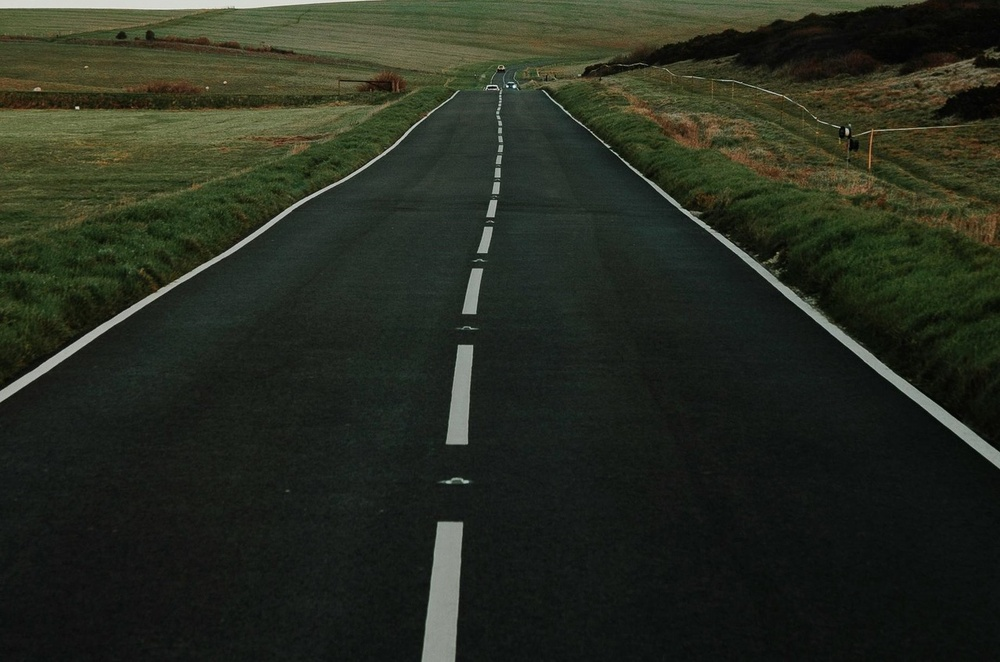
#> input picture images/test-6.jpg, 1000 x 662 px, shrunk from 1279 x 847 before the run, found by its file name
$ python test6.py
#> lines starting #> are read from the running program, lines starting #| are printed output that depends on the picture
#> further down, image is the input picture: shape (662, 1000, 3); mean B, G, R 32.4, 43.9, 39.2
import cv2
import numpy as np
# import matplotlib.pyplot as plt

def canny(image):
  grey = cv2.cvtColor(image, cv2.COLOR_RGB2GRAY)
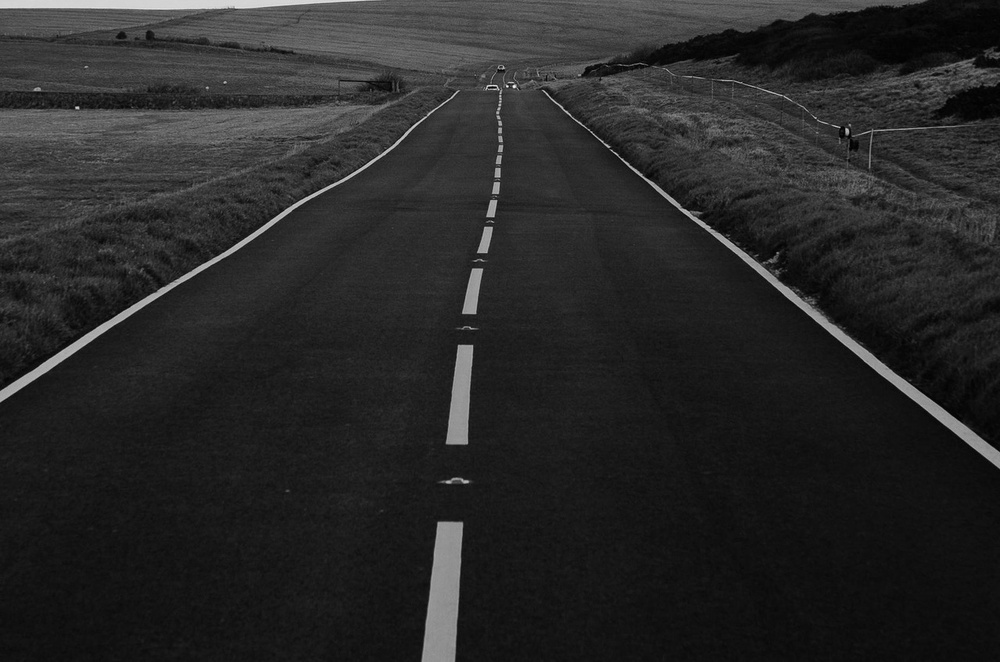
#> grey: shape (662, 1000); min 0, max 254, mean 39.8
  blur = cv2.GaussianBlur(grey, (5, 5), 0)
  canny = cv2.Canny(blur, 50, 150)
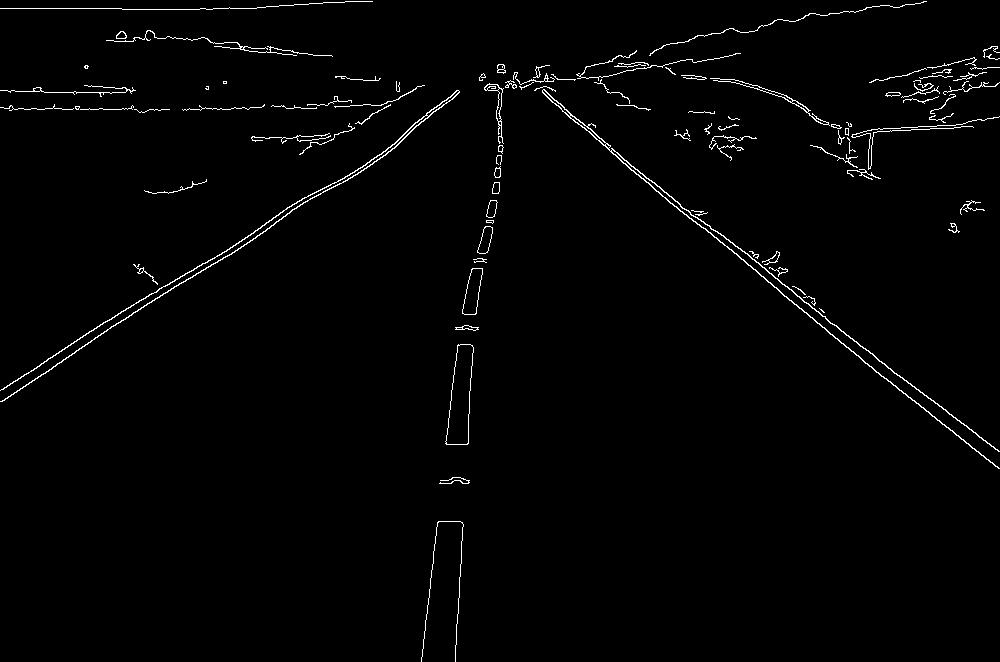
#> canny: shape (662, 1000); 1.5% white in thin lines or dots
  return canny


#image = cv2.imread('./images/test-1.jpg')

# My Image

image = cv2.imread('./images/test-6.jpg')

lane_image = np.copy(image)
canny = canny(lane_image)

cv2.imshow('result', canny)
cv2.waitKey(0)

$ run again, with images/test-1.jpg copied over images/test-6.jpg
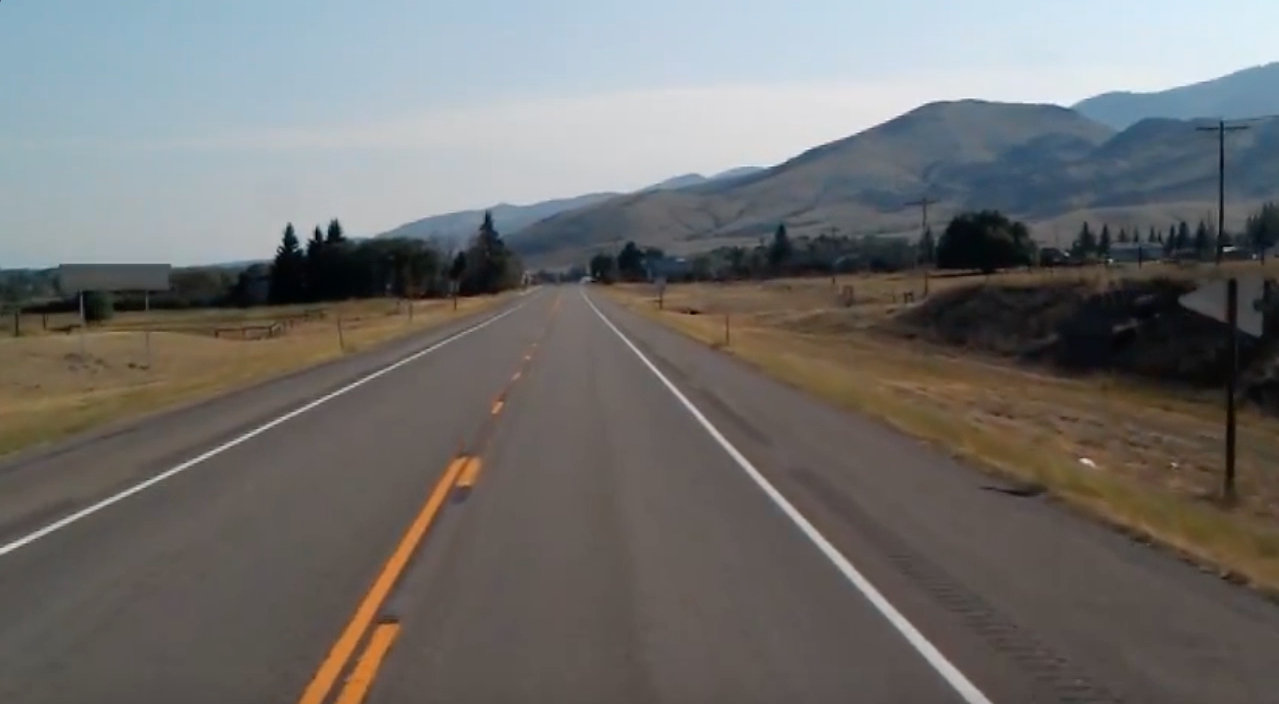
#> input picture images/test-1.jpg, 1279 x 704 px, found by its file name
#> image is the input picture: shape (704, 1279, 3); mean B, G, R 109.7, 111.3, 112.3
#> in canny, `grey = cv2.cvtColor(image, cv2.COLOR_RGB2GRAY)`:
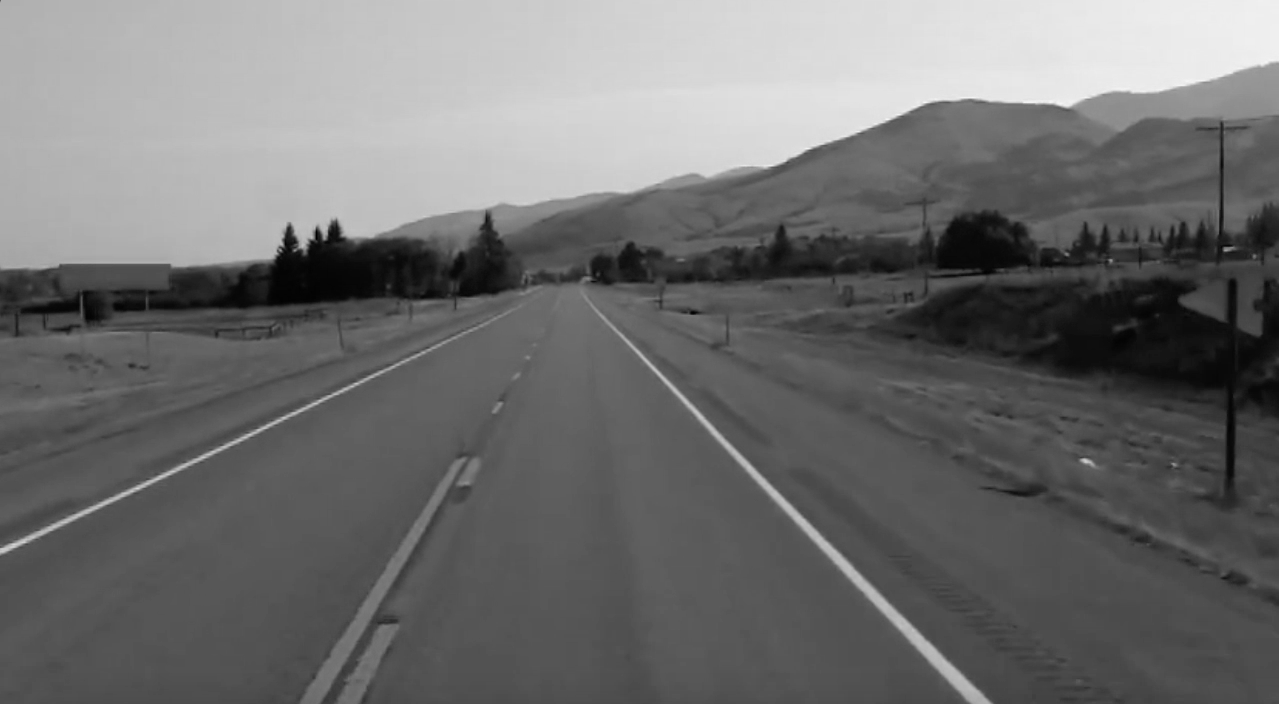
#> grey: shape (704, 1279); min 0, max 246, mean 110.9
#> in canny, `canny = cv2.Canny(blur, 50, 150)`:
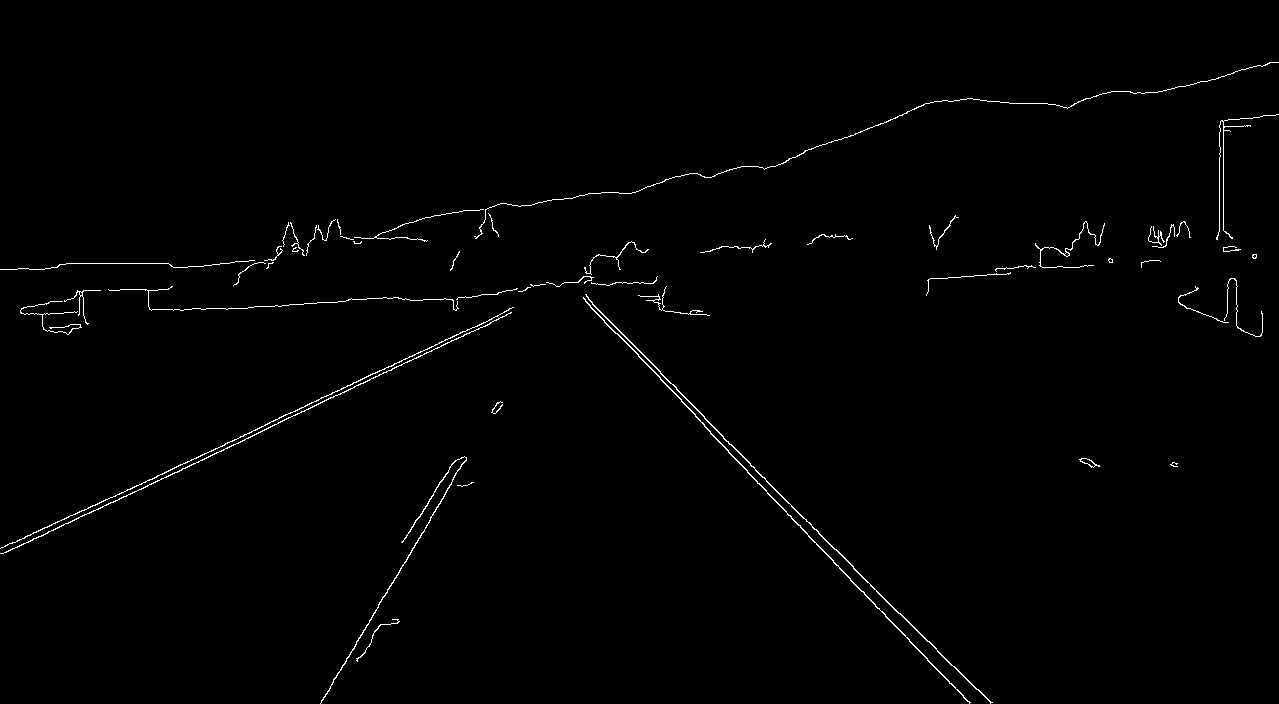
#> canny: shape (704, 1279); 0.91% white in thin lines or dots

$ run again, with images/test-2.jpg copied over images/test-6.jpg
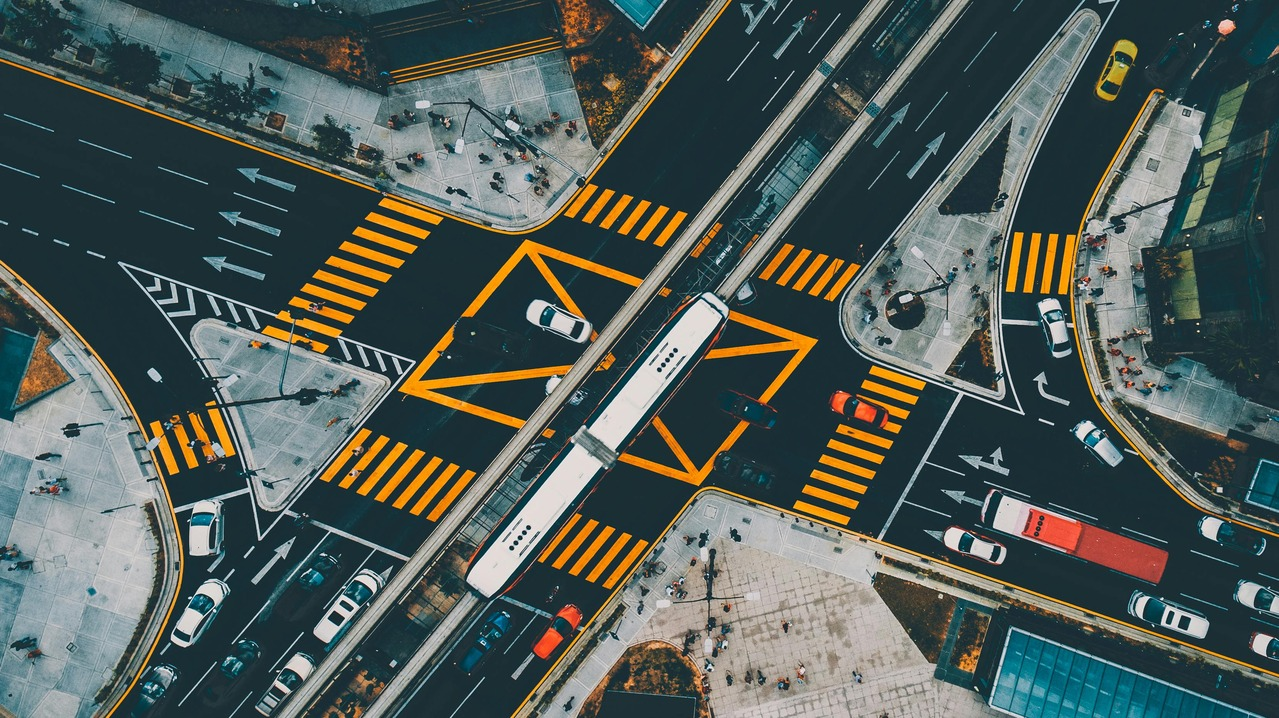
#> input picture images/test-2.jpg, 1279 x 718 px, found by its file name
#> image is the input picture: shape (718, 1279, 3); mean B, G, R 87.6, 91.8, 80.9
#> in canny, `grey = cv2.cvtColor(image, cv2.COLOR_RGB2GRAY)`:
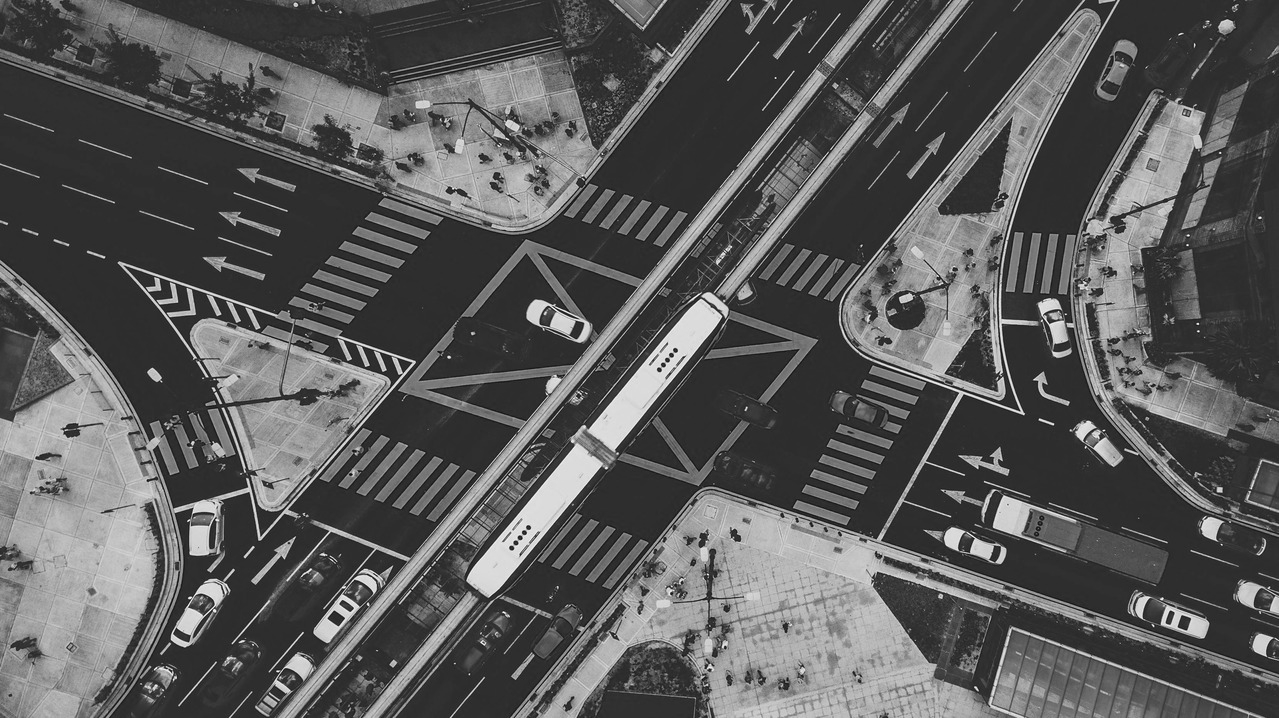
#> grey: shape (718, 1279); min 8, max 254, mean 89.4
#> in canny, `canny = cv2.Canny(blur, 50, 150)`:
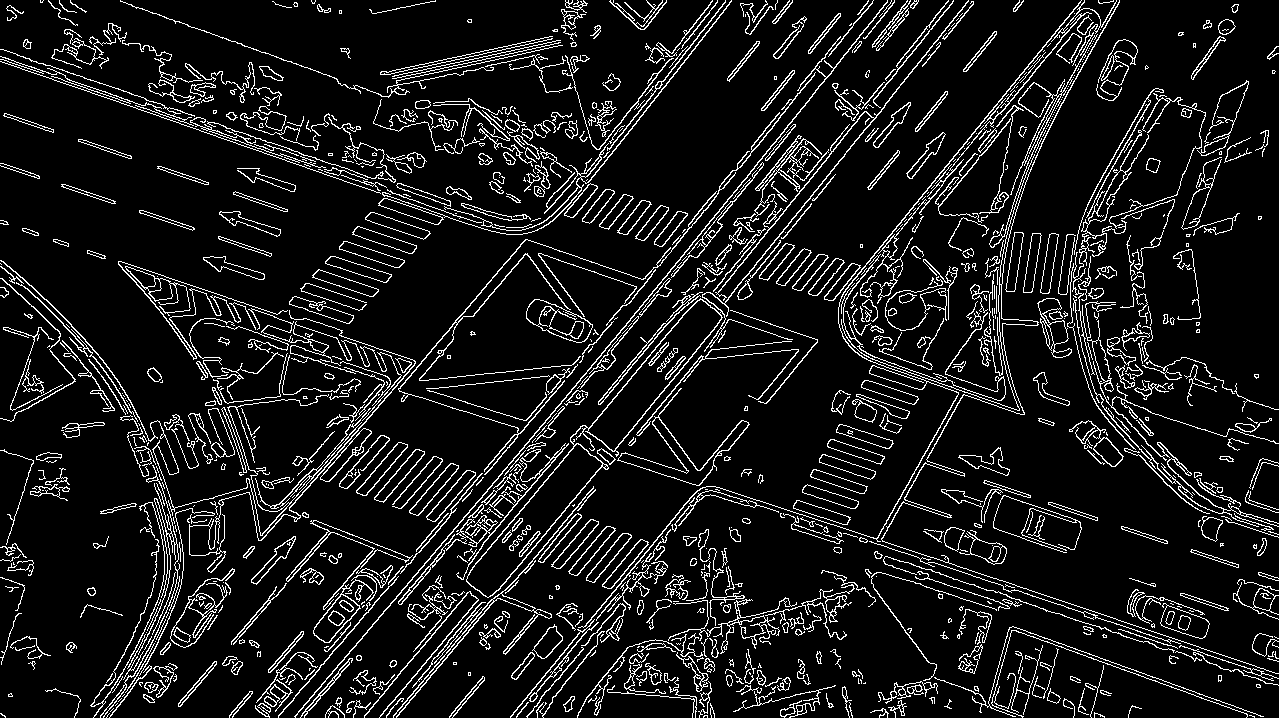
#> canny: shape (718, 1279); 9.8% white in thin lines or dots

$ run again, with images/test-3.jpg copied over images/test-6.jpg
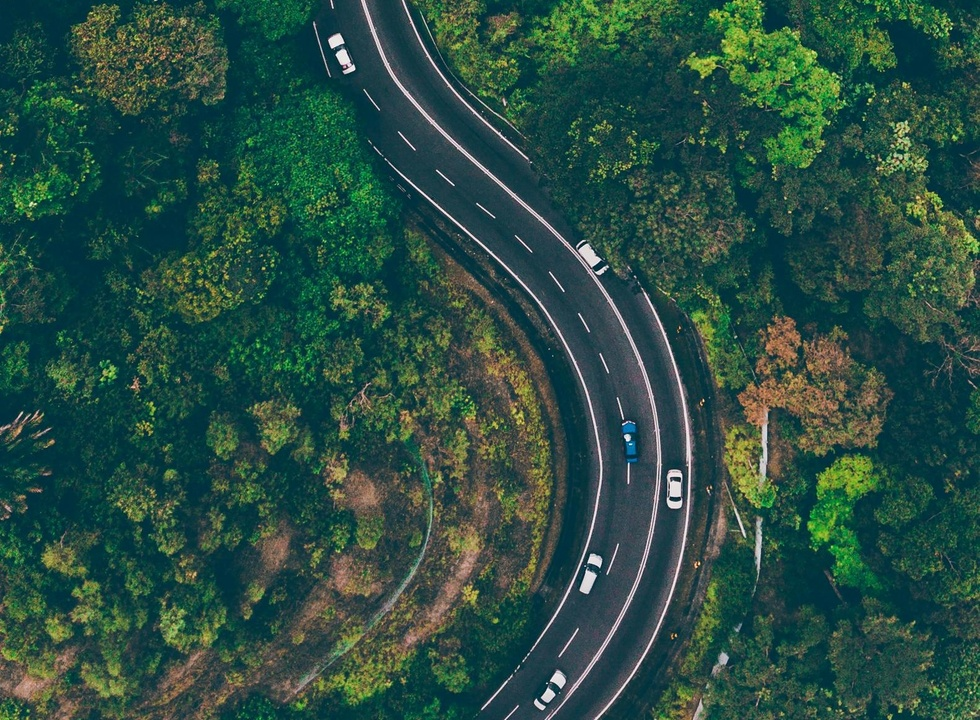
#> input picture images/test-3.jpg, 980 x 720 px, shrunk from 1580 x 1161 before the run, found by its file name
#> image is the input picture: shape (720, 980, 3); mean B, G, R 66.9, 77.3, 41.8
#> in canny, `grey = cv2.cvtColor(image, cv2.COLOR_RGB2GRAY)`:
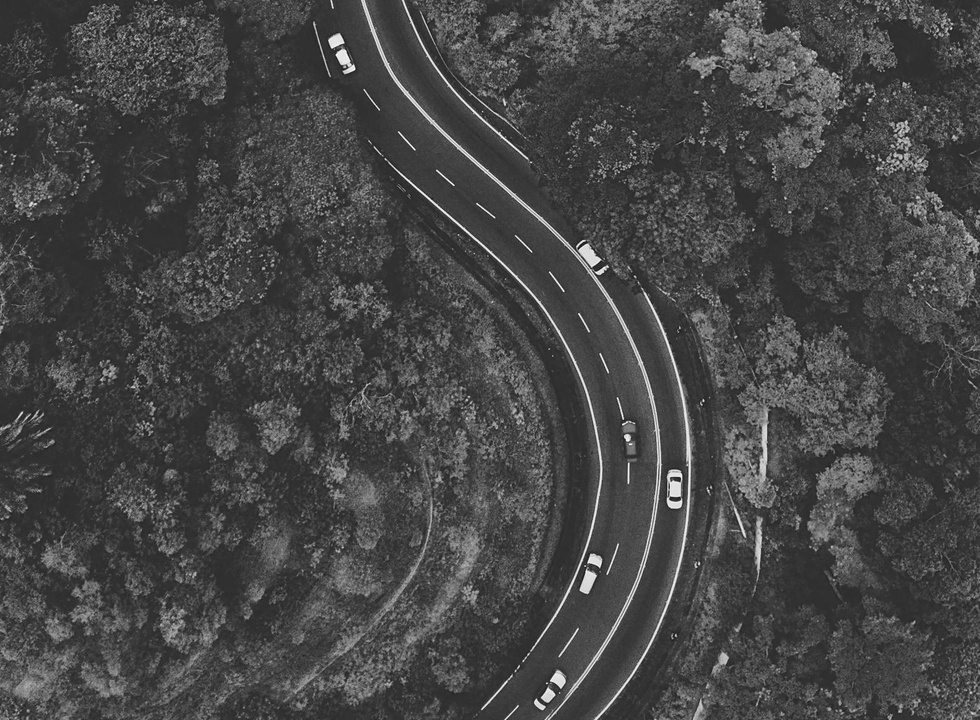
#> grey: shape (720, 980); min 10, max 255, mean 70.2
#> in canny, `canny = cv2.Canny(blur, 50, 150)`:
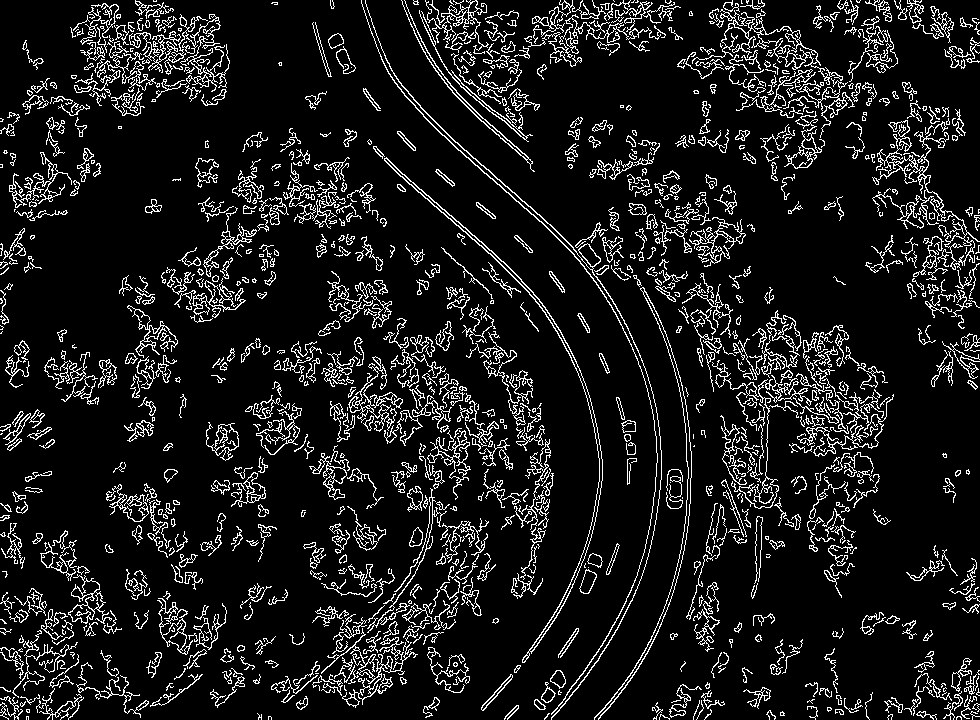
#> canny: shape (720, 980); 10.6% white in thin lines or dots
